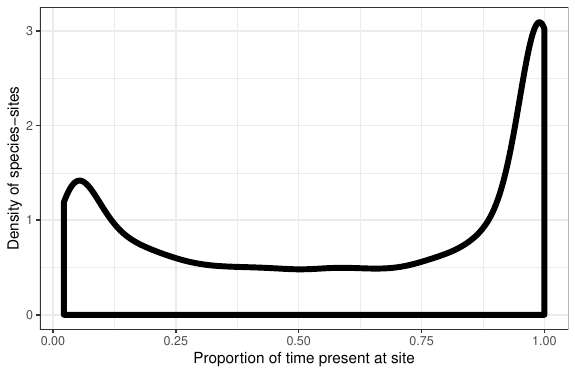

The R source for this figure:
#Use the ggplot2 package to create a density plot of the Occupancy values across all 
#locations. Set the thickness (size) of the line to 2. Set the x-axis label to 
#"Proportion of time present at site". Set the y-axis label to "Density of species-sites". 
#Use the theme_bw theme

library("tidyverse")

ggplot(data=occupancy_data, aes(x=Occupancy))+ geom_density(size=2) +xlab(
  "Proportion of time present at site") + ylab("Density of species-sites") +theme_bw()
ggsave("2.pdf")
